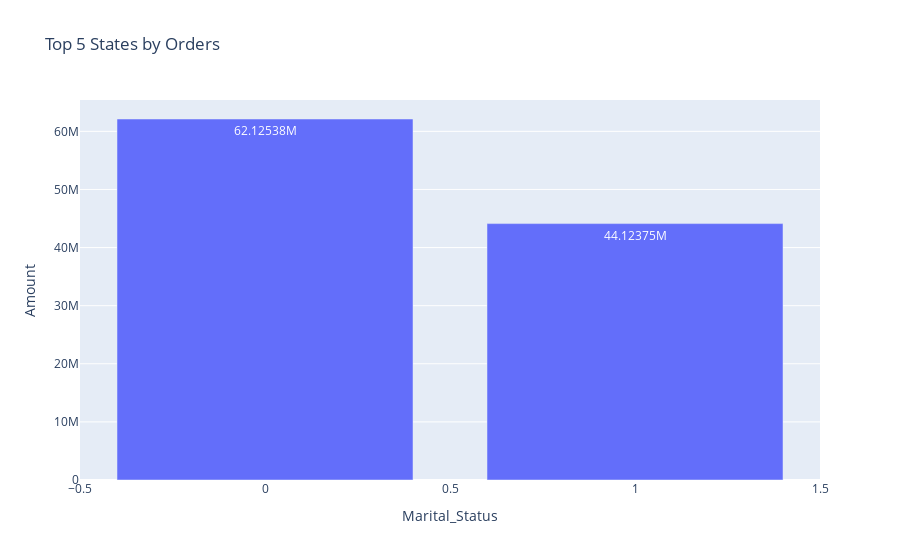

Write notebook code for a chart like this one.
### Code cell
# Data Visualization Using Plotly Module
px.bar(data_frame = Marital_Statussales , x = 'Marital_Status' , y = 'Amount' , title = 'Top 5 States by Orders' , text_auto= True)

### Figure 1 — Plotly figure (JSON) as saved in the notebook; plotly's stock layout.template omitted (floating-point values rounded to 4 significant figures)
{"data": [{"alignmentgroup": "True", "hovertemplate": "Marital_Status=%{x}<br>Amount=%{y}<extra></extra>", "legendgroup": "", "marker": {"color": "#636efa", "pattern": {"shape": ""}}, "name": "", "offsetgroup": "", "orientation": "v", "showlegend": false, "textposition": "auto", "texttemplate": "%{y}", "type": "bar", "x": [0, 1], "xaxis": "x", "y": [62125384, 44123745], "yaxis": "y"}], "layout": {"barmode": "relative", "legend": {"tracegroupgap": 0}, "title": {"text": "Top 5 States by Orders"}, "xaxis": {"anchor": "y", "domain": [0, 1], "title": {"text": "Marital_Status"}}, "yaxis": {"anchor": "x", "domain": [0, 1], "title": {"text": "Amount"}}}}
